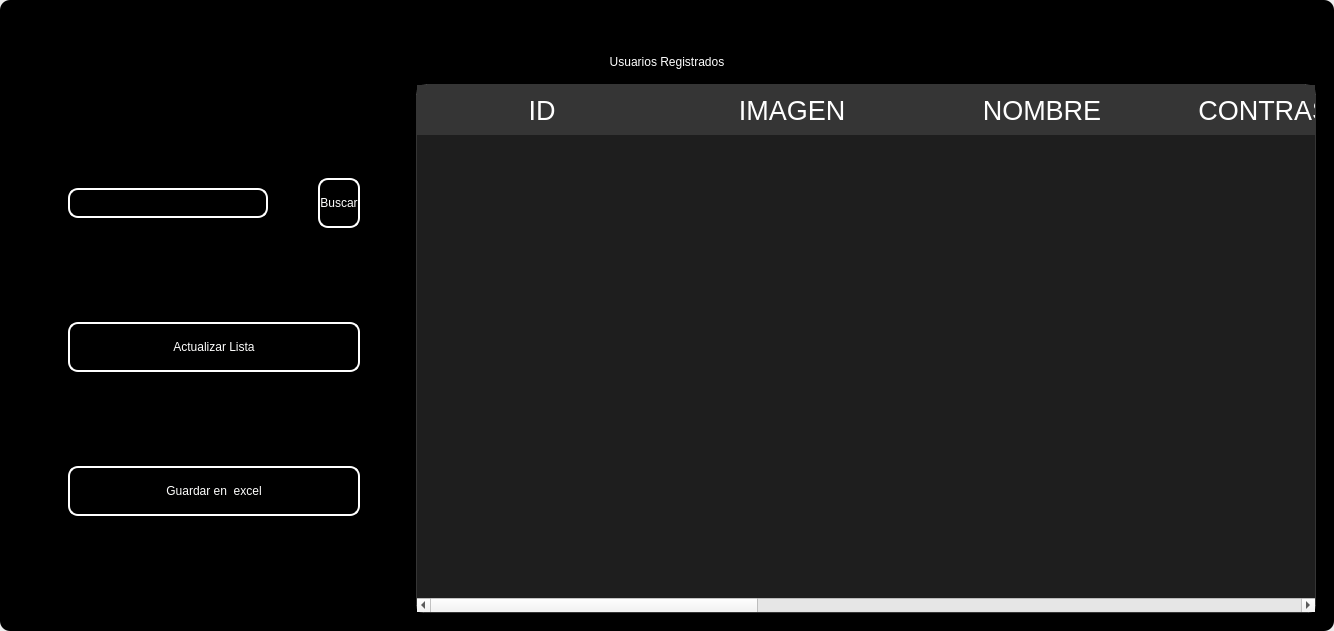
<?xml version="1.0" encoding="UTF-8"?>
<ui version="4.0">
 <class>MainWindow</class>
 <widget class="QMainWindow" name="MainWindow">
  <property name="geometry">
   <rect>
    <x>0</x>
    <y>0</y>
    <width>1303</width>
    <height>631</height>
   </rect>
  </property>
  <property name="windowTitle">
   <string>MainWindow</string>
  </property>
  <property name="styleSheet">
   <string notr="true"/>
  </property>
  <widget class="QWidget" name="centralwidget">
   <property name="styleSheet">
    <string notr="true"/>
   </property>
   <layout class="QVBoxLayout" name="verticalLayout">
    <property name="spacing">
     <number>0</number>
    </property>
    <property name="leftMargin">
     <number>0</number>
    </property>
    <property name="topMargin">
     <number>0</number>
    </property>
    <property name="rightMargin">
     <number>0</number>
    </property>
    <property name="bottomMargin">
     <number>0</number>
    </property>
    <item>
     <widget class="QFrame" name="frame">
      <property name="enabled">
       <bool>true</bool>
      </property>
      <property name="styleSheet">
       <string notr="true">
QFrame {
border-radius:10px;
	background-color: rgb(0, 0, 0);
 }
</string>
      </property>
      <property name="frameShape">
       <enum>QFrame::StyledPanel</enum>
      </property>
      <property name="frameShadow">
       <enum>QFrame::Raised</enum>
      </property>
      <layout class="QVBoxLayout" name="verticalLayout_2">
       <item>
        <widget class="QFrame" name="frame_superior">
         <property name="minimumSize">
          <size>
           <width>0</width>
           <height>40</height>
          </size>
         </property>
         <property name="maximumSize">
          <size>
           <width>16777215</width>
           <height>40</height>
          </size>
         </property>
         <property name="styleSheet">
          <string notr="true">QPushButton{
border-radius:18px;
}

QPushButton:hover{
	background-color: rgb(0, 0, 0);
}
</string>
         </property>
         <property name="frameShape">
          <enum>QFrame::StyledPanel</enum>
         </property>
         <property name="frameShadow">
          <enum>QFrame::Raised</enum>
         </property>
         <layout class="QHBoxLayout" name="horizontalLayout_3">
          <property name="spacing">
           <number>4</number>
          </property>
          <property name="leftMargin">
           <number>0</number>
          </property>
          <property name="topMargin">
           <number>0</number>
          </property>
          <property name="rightMargin">
           <number>0</number>
          </property>
          <property name="bottomMargin">
           <number>0</number>
          </property>
          <item>
           <widget class="QPushButton" name="btn_icon">
            <property name="text">
             <string/>
            </property>
            <property name="iconSize">
             <size>
              <width>40</width>
              <height>40</height>
             </size>
            </property>
           </widget>
          </item>
          <item>
           <spacer name="horizontalSpacer_2">
            <property name="orientation">
             <enum>Qt::Horizontal</enum>
            </property>
            <property name="sizeHint" stdset="0">
             <size>
              <width>443</width>
              <height>20</height>
             </size>
            </property>
           </spacer>
          </item>
          <item>
           <widget class="QPushButton" name="btn_exit">
            <property name="minimumSize">
             <size>
              <width>38</width>
              <height>38</height>
             </size>
            </property>
            <property name="maximumSize">
             <size>
              <width>38</width>
              <height>38</height>
             </size>
            </property>
            <property name="cursor">
             <cursorShape>PointingHandCursor</cursorShape>
            </property>
            <property name="text">
             <string/>
            </property>
            <property name="iconSize">
             <size>
              <width>35</width>
              <height>35</height>
             </size>
            </property>
           </widget>
          </item>
          <item>
           <widget class="QPushButton" name="bt_minimizar">
            <property name="minimumSize">
             <size>
              <width>38</width>
              <height>38</height>
             </size>
            </property>
            <property name="maximumSize">
             <size>
              <width>38</width>
              <height>38</height>
             </size>
            </property>
            <property name="cursor">
             <cursorShape>PointingHandCursor</cursorShape>
            </property>
            <property name="text">
             <string/>
            </property>
            <property name="icon">
             <iconset>
              <normaloff>image/minus.svg</normaloff>image/minus.svg</iconset>
            </property>
            <property name="iconSize">
             <size>
              <width>38</width>
              <height>38</height>
             </size>
            </property>
           </widget>
          </item>
          <item>
           <widget class="QPushButton" name="bt_maximizar">
            <property name="minimumSize">
             <size>
              <width>38</width>
              <height>38</height>
             </size>
            </property>
            <property name="maximumSize">
             <size>
              <width>38</width>
              <height>38</height>
             </size>
            </property>
            <property name="cursor">
             <cursorShape>PointingHandCursor</cursorShape>
            </property>
            <property name="text">
             <string/>
            </property>
            <property name="icon">
             <iconset>
              <normaloff>image/chevron-up.svg</normaloff>image/chevron-up.svg</iconset>
            </property>
            <property name="iconSize">
             <size>
              <width>38</width>
              <height>38</height>
             </size>
            </property>
           </widget>
          </item>
          <item>
           <widget class="QPushButton" name="bt_restaurar">
            <property name="minimumSize">
             <size>
              <width>38</width>
              <height>38</height>
             </size>
            </property>
            <property name="maximumSize">
             <size>
              <width>38</width>
              <height>38</height>
             </size>
            </property>
            <property name="cursor">
             <cursorShape>PointingHandCursor</cursorShape>
            </property>
            <property name="text">
             <string/>
            </property>
            <property name="icon">
             <iconset>
              <normaloff>image/chevron-down.svg</normaloff>image/chevron-down.svg</iconset>
            </property>
            <property name="iconSize">
             <size>
              <width>38</width>
              <height>38</height>
             </size>
            </property>
           </widget>
          </item>
          <item>
           <widget class="QPushButton" name="bt_cerrar">
            <property name="minimumSize">
             <size>
              <width>38</width>
              <height>38</height>
             </size>
            </property>
            <property name="maximumSize">
             <size>
              <width>38</width>
              <height>38</height>
             </size>
            </property>
            <property name="cursor">
             <cursorShape>PointingHandCursor</cursorShape>
            </property>
            <property name="text">
             <string/>
            </property>
            <property name="icon">
             <iconset>
              <normaloff>image/x.svg</normaloff>image/x.svg</iconset>
            </property>
            <property name="iconSize">
             <size>
              <width>38</width>
              <height>38</height>
             </size>
            </property>
           </widget>
          </item>
         </layout>
        </widget>
       </item>
       <item>
        <widget class="QLabel" name="label">
         <property name="styleSheet">
          <string notr="true">font: 30pt &quot;MS Shell Dlg 2&quot;;
color: rgb(255, 255, 255);</string>
         </property>
         <property name="text">
          <string>Usuarios Registrados</string>
         </property>
         <property name="alignment">
          <set>Qt::AlignCenter</set>
         </property>
        </widget>
       </item>
       <item>
        <widget class="QFrame" name="frame_3">
         <property name="frameShape">
          <enum>QFrame::StyledPanel</enum>
         </property>
         <property name="frameShadow">
          <enum>QFrame::Raised</enum>
         </property>
         <layout class="QHBoxLayout" name="horizontalLayout_4">
          <item>
           <layout class="QVBoxLayout" name="verticalLayout_4">
            <property name="spacing">
             <number>50</number>
            </property>
            <property name="leftMargin">
             <number>50</number>
            </property>
            <property name="topMargin">
             <number>50</number>
            </property>
            <property name="rightMargin">
             <number>50</number>
            </property>
            <property name="bottomMargin">
             <number>50</number>
            </property>
            <item>
             <layout class="QHBoxLayout" name="horizontalLayout">
              <item>
               <widget class="QLineEdit" name="searchtxt">
                <property name="minimumSize">
                 <size>
                  <width>200</width>
                  <height>30</height>
                 </size>
                </property>
                <property name="maximumSize">
                 <size>
                  <width>150</width>
                  <height>16777215</height>
                 </size>
                </property>
                <property name="styleSheet">
                 <string notr="true">QLabel {
	color: rgb(255, 255, 254);
	font: 12pt &quot;Arial&quot;;
	background-color: rgba(0, 0, 0,0);
}

QTextEdit{
background-color: rgba(0, 0, 0,0);
border-radius:10px; 
font: 12pt &quot;Arial&quot;;
color: rgb(255, 255, 254);
border: 2px solid  rgb(255, 255, 255);

}

QTextEdit:hover{
background-color: rgba(0, 0, 0,0);
border-radius:10px; 
font: 12pt &quot;Arial&quot;;
border: 2px solid  rgb(120, 0, 171);
}

QTextEdit:focus{
background-color: rgb(0, 0, 0);
border-radius:10px; 
font: 12pt &quot;Arial&quot;;
border: 2px solid rgb(120, 0, 171);
}

QLineEdit{
background-color: rgba(0, 0, 0,0);
border-radius:10px; 
font: 12pt &quot;Arial&quot;;
color: rgb(255, 255, 254);
border: 2px solid  rgb(255, 255, 255);

}

QLineEdit:hover{
background-color: rgba(0, 0, 0,0);
border-radius:10px; 
font: 12pt &quot;Arial&quot;;
border: 2px solid  rgb(120, 0, 171);
}

QLineEdit:focus{
background-color: rgb(0, 0, 0);
border-radius:10px; 
font: 12pt &quot;Arial&quot;;
border: 2px solid rgb(120, 0, 171);
}

QCheckBox{
	font: 12pt &quot;Arial&quot;;
	color: rgb(255, 255, 255);
}

QCheckBox::indicator {
    width: 18px;
    height:18px;
}

QCheckBox::indicator:unchecked {
   background-image: url(image/square.svg);
}

QCheckBox::indicator:checked {
   background-image: url(image/check-square.svg);
}

QPushButton{
border-radius:10px; 
font: 12pt &quot;Arial&quot;;
color: rgb(255, 255, 254);
border: 2px solid #ffffff;
}

QPushButton:hover{
border-radius:10px; 
font: 12pt &quot;Arial&quot;;
color: rgb(255, 255, 255);
border: 2px solid rgb(120, 0, 171);
	background-color: rgb(120, 0, 171);
}
</string>
                </property>
               </widget>
              </item>
              <item>
               <widget class="QPushButton" name="btn_search">
                <property name="minimumSize">
                 <size>
                  <width>0</width>
                  <height>15</height>
                 </size>
                </property>
                <property name="maximumSize">
                 <size>
                  <width>100</width>
                  <height>50</height>
                 </size>
                </property>
                <property name="cursor">
                 <cursorShape>PointingHandCursor</cursorShape>
                </property>
                <property name="styleSheet">
                 <string notr="true">QPushButton{
border-radius:10px; 
font: 12pt &quot;Arial&quot;;
color: rgb(255, 255, 254);
border: 2px solid #ffffff;
}

QPushButton:hover{
border-radius:10px; 
font: 12pt &quot;Arial&quot;;
color: rgb(255, 255, 255);
border: 2px solid rgb(120, 0, 171);
	background-color: rgb(120, 0, 171);
}</string>
                </property>
                <property name="text">
                 <string>Buscar</string>
                </property>
               </widget>
              </item>
             </layout>
            </item>
            <item>
             <widget class="QPushButton" name="btn_get">
              <property name="minimumSize">
               <size>
                <width>50</width>
                <height>0</height>
               </size>
              </property>
              <property name="maximumSize">
               <size>
                <width>300</width>
                <height>50</height>
               </size>
              </property>
              <property name="cursor">
               <cursorShape>PointingHandCursor</cursorShape>
              </property>
              <property name="styleSheet">
               <string notr="true">QPushButton{
border-radius:10px; 
font: 12pt &quot;Arial&quot;;
color: rgb(255, 255, 254);
border: 2px solid #ffffff;
}

QPushButton:hover{
border-radius:10px; 
font: 12pt &quot;Arial&quot;;
color: rgb(255, 255, 255);
border: 2px solid rgb(120, 0, 171);
	background-color: rgb(120, 0, 171);
}</string>
              </property>
              <property name="text">
               <string>Actualizar Lista</string>
              </property>
              <property name="iconSize">
               <size>
                <width>35</width>
                <height>35</height>
               </size>
              </property>
             </widget>
            </item>
            <item>
             <widget class="QPushButton" name="btn_excel">
              <property name="minimumSize">
               <size>
                <width>0</width>
                <height>0</height>
               </size>
              </property>
              <property name="maximumSize">
               <size>
                <width>300</width>
                <height>50</height>
               </size>
              </property>
              <property name="cursor">
               <cursorShape>PointingHandCursor</cursorShape>
              </property>
              <property name="styleSheet">
               <string notr="true">QPushButton{
border-radius:10px; 
font: 12pt &quot;Arial&quot;;
color: rgb(255, 255, 254);
border: 2px solid #ffffff;
}

QPushButton:hover{
border-radius:10px; 
font: 12pt &quot;Arial&quot;;
color: rgb(255, 255, 255);
border: 2px solid rgb(120, 0, 171);
	background-color: rgb(120, 0, 171);
}</string>
              </property>
              <property name="text">
               <string>Guardar en  excel</string>
              </property>
              <property name="iconSize">
               <size>
                <width>35</width>
                <height>35</height>
               </size>
              </property>
             </widget>
            </item>
           </layout>
          </item>
          <item>
           <widget class="QTableWidget" name="table_user">
            <property name="minimumSize">
             <size>
              <width>900</width>
              <height>0</height>
             </size>
            </property>
            <property name="maximumSize">
             <size>
              <width>700</width>
              <height>16777215</height>
             </size>
            </property>
            <property name="styleSheet">
             <string notr="true">QTableView {
	background-color: rgba(255, 255, 255, 30); 	
	border: 1px solid rgba(255,255,255,40);
	border-bottom-right-radius: 7px; 
	border-bottom-left-radius: 7px; 
	color: white;
	font: 15pt &quot;MS Shell Dlg 2&quot;;
}

QHeaderView::section {
background-color: rgb(53, 53, 53);
color: white;
border: none;
height: 50px;
font-size: 20pt;
}

QTableView::item {
    border-style: none;
    border-bottom: 1px solid rgba(255,255,255,50);
    padding-left: auto;
    padding-right: auto;
}

QTableView::item:selected{
	border: none;
	color: rgb(255, 255, 255);
    background-color: rgba(255, 255, 255, 50);
}
</string>
            </property>
            <property name="editTriggers">
             <set>QAbstractItemView::NoEditTriggers</set>
            </property>
            <attribute name="horizontalHeaderDefaultSectionSize">
             <number>250</number>
            </attribute>
            <column>
             <property name="text">
              <string>ID</string>
             </property>
            </column>
            <column>
             <property name="text">
              <string>IMAGEN</string>
             </property>
            </column>
            <column>
             <property name="text">
              <string>NOMBRE</string>
             </property>
            </column>
            <column>
             <property name="text">
              <string>CONTRASEÑA</string>
             </property>
            </column>
            <column>
             <property name="text">
              <string>CORREO</string>
             </property>
            </column>
            <column>
             <property name="text">
              <string>TEL.CONTACTO</string>
             </property>
            </column>
            <column>
             <property name="text">
              <string>DIRECCION</string>
             </property>
            </column>
            <column>
             <property name="text">
              <string>ROL</string>
             </property>
            </column>
           </widget>
          </item>
         </layout>
        </widget>
       </item>
      </layout>
     </widget>
    </item>
   </layout>
  </widget>
 </widget>
 <resources/>
 <connections/>
</ui>
